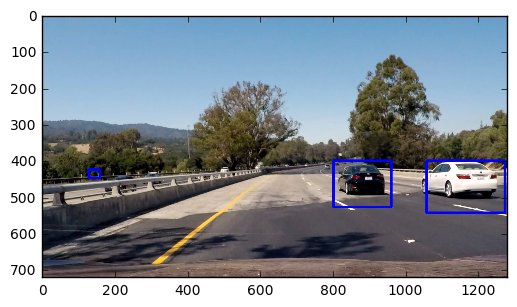
#> input picture CarND-Vehicle-Detection/output_images/test4.png, 517 x 307 px, given as the content of the folder ./train_data/vehicles/, which was not available
$ jupyter execute --allow-errors CarND-Vehicle-Detection.ipynb   (shell and % lines are left out)   (text cells are left out)
#> lines starting #> are read from the running program, lines starting #| are printed output that depends on the picture; pictures that were not available may be replaced by others from this repository, and a replacement may not be noted
[cell 1]
import cv2
import numpy as n
import matplotlib.pyplot as plt
import matplotlib.image as mpimg
from sklearn.preprocessing import StandardScaler
from sklearn.model_selection import train_test_split
from scipy.ndimage.measurements import label
from sklearn.svm import LinearSVC
from skimage.feature import hog
import glob
import os
import time

opj = os.path.join

[cell 2]
def get_hog_features(img, orient, pix_per_cell, cell_per_block,
                        vis=False, feature_vec=True):
    # Call with two outputs if vis==True
    if vis == True:
        features, hog_image = hog(img, orientations=orient,
                                  pixels_per_cell=(pix_per_cell, pix_per_cell),
                                  cells_per_block=(cell_per_block, cell_per_block),
                                  transform_sqrt=True,
                                  visualise=vis, feature_vector=feature_vec)
        return features, hog_image
    # Otherwise call with one output
    else:
        features = hog(img, orientations=orient,
                       pixels_per_cell=(pix_per_cell, pix_per_cell),
                       cells_per_block=(cell_per_block, cell_per_block),
                       transform_sqrt=True,
                       visualise=vis, feature_vector=feature_vec)
        return features

# Define a function to compute binned color features
def bin_spatial(img, size=(32, 32)):
    # Use cv2.resize().ravel() to create the feature vector
    features = cv2.resize(img, size).ravel()
    # Return the feature vector
    return features

# Define a function to compute color histogram features
# NEED TO CHANGE bins_range if reading .png files with mpimg!
def color_hist(img, nbins=32):
    # Compute the histogram of the color channels separately
    channel1_hist = n.histogram(img[:,:,0], bins=nbins)
    channel2_hist = n.histogram(img[:,:,1], bins=nbins)
    channel3_hist = n.histogram(img[:,:,2], bins=nbins)
    # Concatenate the histograms into a single feature vector
    hist_features = n.concatenate((channel1_hist[0], channel2_hist[0], channel3_hist[0]))
    # Return the individual histograms, bin_centers and feature vector
    return hist_features

# Define a function to extract features from a list of images
# Have this function call bin_spatial() and color_hist()
def extract_features(imgs, color_space='RGB', spatial_size=(32, 32),
                        hist_bins=32, orient=9,
                        pix_per_cell=8, cell_per_block=2, hog_channel=0,
                        spatial_feat=True, hist_feat=True, hog_feat=True):
    # Create a list to append feature vectors to
    features = []
    # Iterate through the list of images
    for file in imgs:
        file_features = []
        # Read in each one by one
        image = mpimg.imread(file)
        # apply color conversion if other than 'RGB'
        if color_space != 'RGB':
            if color_space == 'HSV':
                feature_image = cv2.cvtColor(image, cv2.COLOR_RGB2HSV)
            elif color_space == 'LUV':
                feature_image = cv2.cvtColor(image, cv2.COLOR_RGB2LUV)
            elif color_space == 'HLS':
                feature_image = cv2.cvtColor(image, cv2.COLOR_RGB2HLS)
            elif color_space == 'YUV':
                feature_image = cv2.cvtColor(image, cv2.COLOR_RGB2YUV)
            elif color_space == 'YCrCb':
                feature_image = cv2.cvtColor(image, cv2.COLOR_RGB2YCrCb)
        else: feature_image = n.copy(image)

        if spatial_feat == True:
            spatial_features = bin_spatial(feature_image, size=spatial_size)
            file_features.append(spatial_features)
        if hist_feat == True:
            # Apply color_hist()
            hist_features = color_hist(feature_image, nbins=hist_bins)
            file_features.append(hist_features)
        if hog_feat == True:
        # Call get_hog_features() with vis=False, feature_vec=True
            if hog_channel == 'ALL':
                hog_features = []
                for channel in range(feature_image.shape[2]):
                    hog_features.append(get_hog_features(feature_image[:,:,channel],
                                        orient, pix_per_cell, cell_per_block,
                                        vis=False, feature_vec=True))
                hog_features = n.ravel(hog_features)
            else:
                hog_features = get_hog_features(feature_image[:,:,hog_channel], orient,
                            pix_per_cell, cell_per_block, vis=False, feature_vec=True)
            # Append the new feature vector to the features list
            file_features.append(hog_features)
        features.append(n.concatenate(file_features))
    # Return list of feature vectors
    return features

# Define a function that takes an image,
# start and stop positions in both x and y,
# window size (x and y dimensions),
# and overlap fraction (for both x and y)
# [208 lines left out: functions slide_window, draw_boxes, single_img_features, search_windows, convert_color, find_cars, not called in this run]

def get_images(vehicle_directory, non_vehicle_directory):
    vehicles = []
    non_vehicles = []

    for img_dir in os.listdir(vehicle_directory):
        vehicles.extend(glob.glob(opj(vehicle_directory, img_dir, '*.png')))

    for img_dir in os.listdir(non_vehicle_directory):
        non_vehicles.extend(glob.glob(opj(non_vehicle_directory, img_dir, '*.png')))
    return vehicles, non_vehicles

def color_classify(vehicle_images, non_vehicle_images):
    spatial = 16
    histbin = 16

    vehicle_features = extract_features(vehicle_images, color_space='YCrCb', spatial_size=(spatial, spatial),
                                    hist_bins=histbin, hog_channel='ALL', hog_feat=True)
    non_vehicle_features = extract_features(non_vehicle_images, color_space='YCrCb', spatial_size=(spatial, spatial),
                            hist_bins=histbin, hog_channel='ALL', hog_feat=True)

    # Create an array stack of feature vectors
    X = n.vstack((vehicle_features, non_vehicle_features)).astype(n.float64)

    # Define the labels vector
    y = n.hstack((n.ones(len(vehicle_features)), n.zeros(len(non_vehicle_features))))

    # Split up data into randomized training and test sets
    rand_state = n.random.randint(0, 100)
    X_train, X_test, y_train, y_test = train_test_split(
        X, y, test_size=0.2, random_state=rand_state)
    print(X_train.shape)
    # Fit a per-column scaler only on the training data
    X_scaler = StandardScaler().fit(X_train)
    # Apply the scaler to X_train and X_test
    X_train = X_scaler.transform(X_train)
    X_test = X_scaler.transform(X_test)

    print('Using spatial binning of:',spatial,
        'and', histbin,'histogram bins')
    print('Feature vector length:', len(X_train[0]))
    # Use a linear SVC
    svc = LinearSVC()
    # Check the training time for the SVC
    t=time.time()
    svc.fit(X_train, y_train)
    t2 = time.time()
    print(round(t2-t, 2), 'Seconds to train SVC...')
    # Check the score of the SVC
    print('Test Accuracy of SVC = ', round(svc.score(X_test, y_test), 4))
    # Check the prediction time for a single sample
    t=time.time()
    n_predict = 10
    print('My SVC predicts: ', svc.predict(X_test[0:n_predict]))
    print('For these',n_predict, 'labels: ', y_test[0:n_predict])
    t2 = time.time()
    print(round(t2-t, 5), 'Seconds to predict', n_predict,'labels with SVC')

    return svc, X_scaler

# [30 lines left out: functions add_heat, apply_threshold, draw_labeled_bboxes, not called in this run]

[cell 3]
# get images from specific path
vehicle_directory = './train_data/vehicles/'
non_vehicle_directory = './train_data/non-vehicles/'

vehicle_images, non_vehicle_images = get_images(vehicle_directory, non_vehicle_directory)

[cell 4]
# helper tool to profile the benchmark

[cell 5]
vehicle_test = mpimg.imread(vehicle_images[0])
#> vehicle_test is the input picture: shape (307, 517, 4) float32; mean R, G, B, A 0.537, 0.567, 0.6, 0.779
plt.figure(); plt.imshow(vehicle_test)

#> (the rest of this cell did not finish here and is left out)

[cell 6]
orient = 9
pix_per_cell = 8
cell_per_block = 2
spatial_size = (16, 16)
hist_bins = 16

_, hog_image = hog(vehicle_test[:,:,0], orientations=orient, pixels_per_cell=(pix_per_cell, pix_per_cell),
    cells_per_block=(cell_per_block, cell_per_block), transform_sqrt=True,
    visualise=True, feature_vector=True)
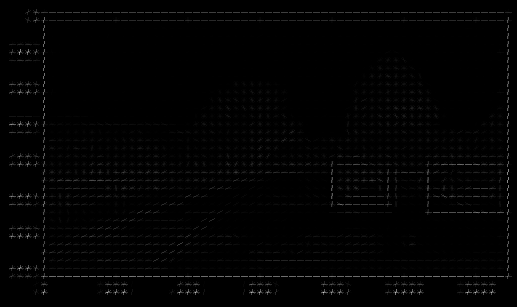
#> hog_image: shape (307, 517) float32; min 0, max 0.798, mean 0.0109

plt.figure(); plt.imshow(vehicle_test[:,:,0], cmap='gray')
plt.figure(); plt.imshow(hog_image, cmap='gray'); plt.show()
#> after `plt.figure()`:
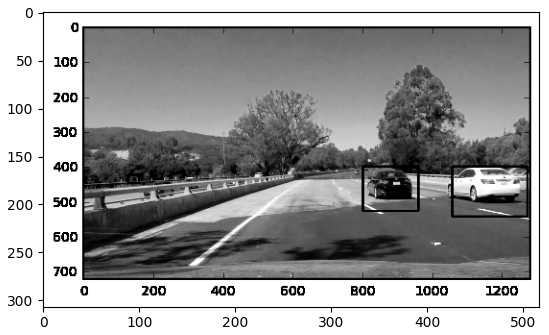
#> figure drawn by matplotlib, 1 panel

#> (a cell that did not finish here is left out)

#> in extract_features, `feature_image = cv2.cvtColor(image, cv2.COLOR_RGB2YCrCb)`: feature_image: shape (307, 517, 3) float32; mean of channels 0, 1, 2 0.562, 0.482, 0.521
#> in bin_spatial, `features = cv2.resize(img, size).ravel()`: features = 768 values, max 1 at index 0, min 0 at index 96, mean 0.505
#> in extract_features, `spatial_features = bin_spatial(feature_image, size=spatial_size)`: spatial_features has the same summary as features in bin_spatial
#> in color_hist, `hist_features = n.concatenate((channel1_hist[0], channel2_hist[0], cha..`: hist_features = 48 values, max 78054 at index 38, min 1 at index 30, mean 9919.9
#> after the loop in extract_features, `for channel in range(feature_image.shape[2]):`: hog_features = 3 items
#> in color_classify, `vehicle_features = extract_features(vehicle_images, color_space='YCrCb..`: vehicle_features = 1 item
#> in color_classify, `y = n.hstack((n.ones(len(vehicle_features)), n.zeros(len(non_vehicle_f..`: y = [1, 0]
#> in color_classify, `X_train, X_test, y_train, y_test = train_test_split( X, y, test_size=0..`: y_train = [1]; y_test = [0]
#| (1, 252564)
#| Feature vector length: 252564

[cell 8]
# parameters
orient = 9
pix_per_cell = 8
cell_per_block = 2
spatial_size = (16, 16)
hist_bins = 16

# define the region of interest
ystart = 400
ystop = 656
scale = 2

# experiment on test images
img = mpimg.imread('./test_images/test1.jpg')
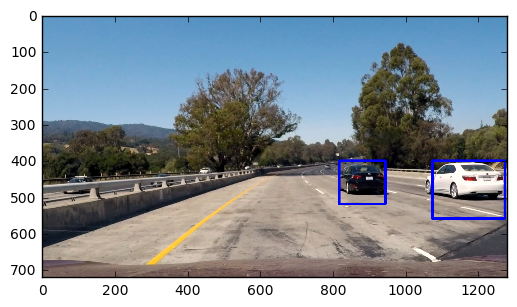
#> input picture CarND-Vehicle-Detection/output_images/test1.png, 517 x 307 px, given in place of test1.jpg, which was not available
#> img is the input picture: shape (307, 517, 4) float32; mean R, G, B, A 0.553, 0.585, 0.613, 0.779

box_list = []
#> (the rest of this cell did not finish here and is left out)
